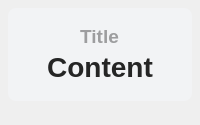
<?xml version="1.0" encoding="UTF-8"?>
<ui version="4.0">
 <class>Theme</class>
 <widget class="QWidget" name="Form">
  <property name="geometry">
   <rect>
    <x>0</x>
    <y>0</y>
    <width>200</width>
    <height>125</height>
   </rect>
  </property>
  <property name="minimumSize">
   <size>
    <width>0</width>
    <height>0</height>
   </size>
  </property>
  <property name="maximumSize">
   <size>
    <width>16777215</width>
    <height>65536</height>
   </size>
  </property>
  <property name="windowTitle">
   <string>基本组件</string>
  </property>
  <layout class="QHBoxLayout" name="horizontalLayout">
   <property name="spacing">
    <number>22</number>
   </property>
   <property name="leftMargin">
    <number>8</number>
   </property>
   <property name="topMargin">
    <number>8</number>
   </property>
   <property name="rightMargin">
    <number>8</number>
   </property>
   <property name="bottomMargin">
    <number>24</number>
   </property>
   <item>
    <widget class="QFrame" name="backgnd">
     <property name="styleSheet">
      <string notr="true">background-color: rgba(242, 243, 245, 255);
border-radius: 8px</string>
     </property>
     <property name="frameShape">
      <enum>QFrame::StyledPanel</enum>
     </property>
     <property name="frameShadow">
      <enum>QFrame::Raised</enum>
     </property>
     <layout class="QVBoxLayout" name="verticalLayout">
      <property name="spacing">
       <number>0</number>
      </property>
      <property name="topMargin">
       <number>14</number>
      </property>
      <property name="bottomMargin">
       <number>14</number>
      </property>
      <item>
       <layout class="QHBoxLayout" name="titleLayout">
        <item>
         <widget class="QLabel" name="title">
          <property name="sizePolicy">
           <sizepolicy hsizetype="Maximum" vsizetype="Maximum">
            <horstretch>0</horstretch>
            <verstretch>0</verstretch>
           </sizepolicy>
          </property>
          <property name="font">
           <font>
            <family>Microsoft YaHei UI</family>
            <pointsize>14</pointsize>
            <weight>75</weight>
            <bold>true</bold>
           </font>
          </property>
          <property name="styleSheet">
           <string notr="true">color: rgba(0, 0, 0, 90);
background-color: rgba(255, 255, 255, 0);
font-weight: bold;</string>
          </property>
          <property name="text">
           <string>Title</string>
          </property>
          <property name="textFormat">
           <enum>Qt::PlainText</enum>
          </property>
          <property name="alignment">
           <set>Qt::AlignCenter</set>
          </property>
         </widget>
        </item>
       </layout>
      </item>
      <item>
       <layout class="QHBoxLayout" name="contentLayout">
        <item>
         <widget class="QLabel" name="content">
          <property name="sizePolicy">
           <sizepolicy hsizetype="Maximum" vsizetype="Maximum">
            <horstretch>0</horstretch>
            <verstretch>0</verstretch>
           </sizepolicy>
          </property>
          <property name="font">
           <font>
            <family>Microsoft YaHei UI</family>
            <pointsize>21</pointsize>
            <weight>75</weight>
            <bold>true</bold>
           </font>
          </property>
          <property name="styleSheet">
           <string notr="true">border: none;
color: rgba(37, 37, 37, 255);
font-weight: bold;
background-color: rgba(255, 255, 255, 0);</string>
          </property>
          <property name="text">
           <string>Content</string>
          </property>
          <property name="textFormat">
           <enum>Qt::PlainText</enum>
          </property>
          <property name="alignment">
           <set>Qt::AlignCenter</set>
          </property>
         </widget>
        </item>
       </layout>
      </item>
     </layout>
    </widget>
   </item>
  </layout>
 </widget>
 <resources/>
 <connections/>
</ui>
